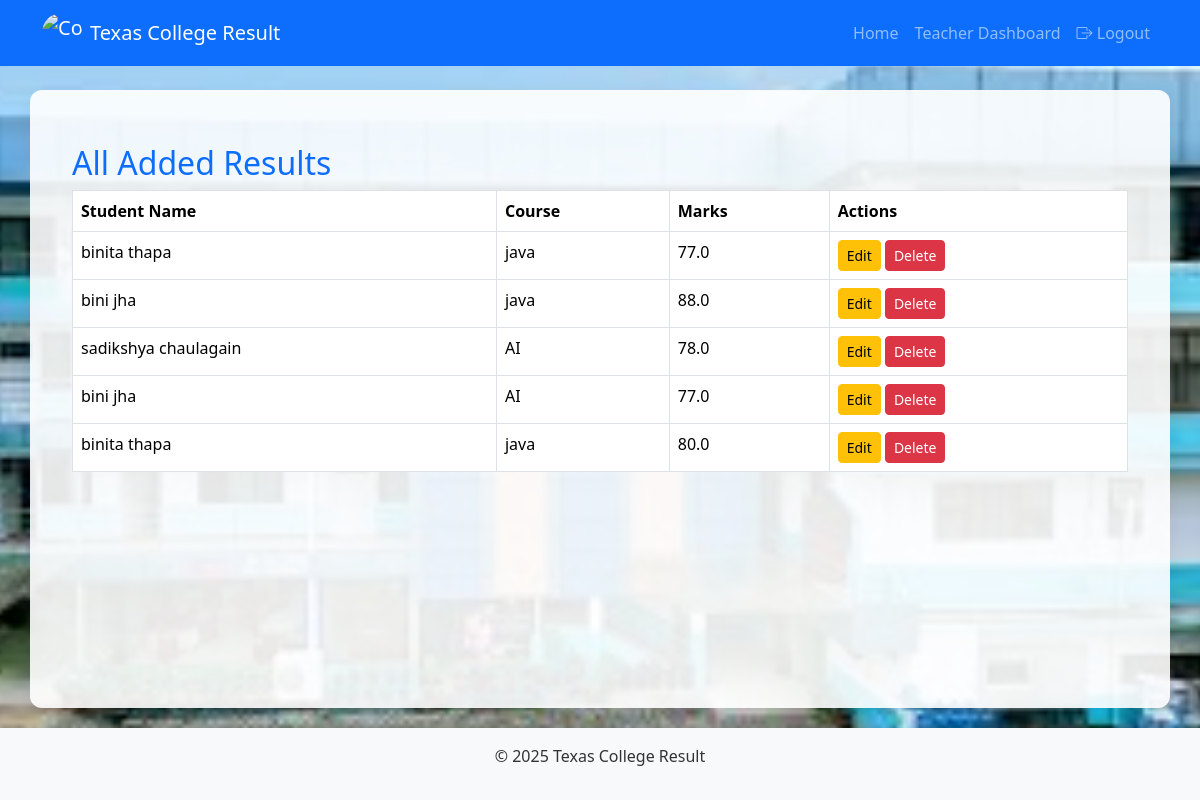
/view_results/ (signed in), run on the app's committed database.
### myapp/models.py (models this page shows, shortened)
class Result(models.Model):
    student = models.ForeignKey(Student, on_delete=models.CASCADE, related_name='results')
    course = models.ForeignKey(Course, on_delete=models.CASCADE, related_name='results')
    marks_obtained = models.FloatField()
    class Meta:
        unique_together = ('student', 'course')  # Prevent duplicate result entry

class Student(models.Model):
    user = models.OneToOneField(User, on_delete=models.CASCADE)
    full_name = models.CharField(max_length=100)
    roll_number = models.CharField(max_length=20, unique=True)

class Course(models.Model):
    name = models.CharField(max_length=100)
    code = models.CharField(max_length=20, unique=True)
    teacher = models.ForeignKey(Teacher, on_delete=models.SET_NULL, null=True, blank=True, related_name='courses')
    students = models.ManyToManyField(Student, related_name='courses')  # many-to-many with students

### myapp/views.py (the view)
# urls.py: path('view_results/', views.view_results, name='view_results'),
@login_required
def view_results(request):
    if not hasattr(request.user, 'teacher'):
        messages.error(request, "Access denied.")
        return redirect('login')
    teacher = request.user.teacher
    results = Result.objects.filter(course__teacher=teacher)
    return render(request, 'view_result.html', {'results': results})

### myapp/templates/view_result.html
{% extends 'base.html' %}
{% load static %}
{% block content %}
<div class="container mt-4">
    <h2 class="text-primary">All Added Results</h2>
    <table class="table table-bordered">
        <thead>
            <tr>
                <th>Student Name</th>
                <th>Course</th>
                <th>Marks</th>
                <th>Actions</th>
            </tr>
        </thead>
        <tbody>
            {% for result in results %}
            <tr>
                <td>{{ result.student.full_name }}</td>
                <td>{{ result.course.name }}</td>
                <td>{{ result.marks_obtained }}</td>
                <td>
                    <a href="{% url 'edit_result' result.id %}" class="btn btn-warning btn-sm">Edit</a>
                    <a href="{% url 'delete_result' result.id %}" class="btn btn-danger btn-sm">Delete</a>
                </td>
            </tr>
            {% empty %}
            <tr><td colspan="4">No results found.</td></tr>
            {% endfor %}
        </tbody>
    </table>
</div>
{% endblock %}

### myapp/static/css/style.css (style rules this page uses)
body { background: url('/static/images/images1.png') no-repeat center center fixed; background-size: cover; min-height: 100vh; display: flex; flex-direction: column; font-family: 'Segoe UI', Tahoma, Geneva, Verdana, sans-serif; }

### data on the page
Result: student.full_name "binita thapa", course.name "java", marks_obtained "77.0"
Result: student.full_name "bini jha", course.name "java", marks_obtained "88.0"
Result: student.full_name "sadikshya chaulagain", course.name "AI", marks_obtained "78.0"
Result: student.full_name "bini jha", course.name "AI", marks_obtained "77.0"
Result: student.full_name "binita thapa", course.name "java", marks_obtained "80.0"
